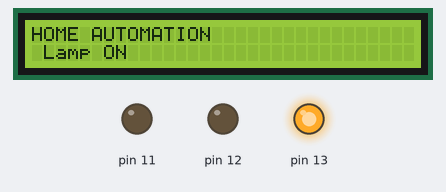
The sketch below on a simulated Arduino Uno, built with avr-gcc and run on an emulated ATmega328P. Parts: 32×2 character LCD, output pins drawn as LEDs (lit = HIGH).

Above: at 0.1 s.
At 5.1 s:
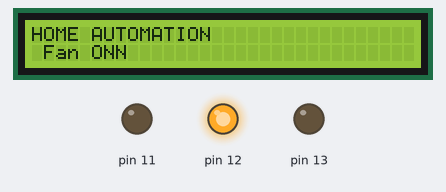
At 15.1 s:
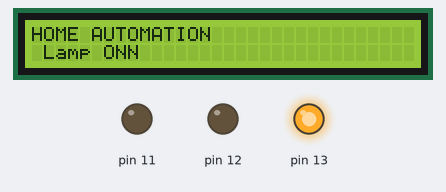
At 25.1 s:
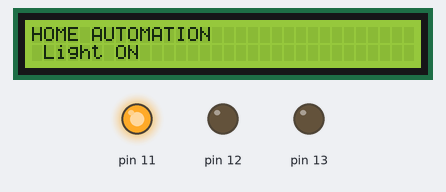
At 35.1 s:
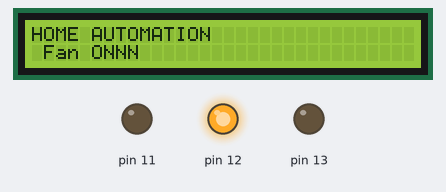
Timing chart, 0 to 36.6 s (numbered marks = the images above):
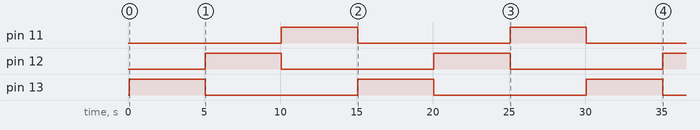

Measured:
- by itself, pin 11–13: alternates HIGH for 5.0 s and LOW for 10.0 s
- what the display in image 1 shows lasts 5.0 s, from 5.1 s to 10.1 s

The sketch:

homeautomation.ino
```cpp
int RL1=13;
int RL2=12;
int RL3=11;
#include<LiquidCrystal.h>
LiquidCrystal lcd(A5,A4,A3,A2,A1,A0);

void setup() {
pinMode(13,OUTPUT);
pinMode(12,OUTPUT);
pinMode(11,OUTPUT);
lcd.begin(32,2);
lcd.setCursor(0,0);
lcd.print("HOME AUTOMATION");

}

void loop() {
  // put your main code here, to run repeatedly:
lcd.setCursor(1,1);
lcd.print("Lamp ON");
digitalWrite(13,1);
digitalWrite(12,0);
digitalWrite(11,0);
delay(5000);

lcd.setCursor(1,1);
lcd.print("Fan ON");
digitalWrite(13,0);
digitalWrite(12,1);
digitalWrite(11,0);
delay(5000);

lcd.setCursor(1,1);
lcd.print("Light ON");
digitalWrite(13,0);
digitalWrite(12,0);
digitalWrite(11,1);
delay(5000);


}
```
